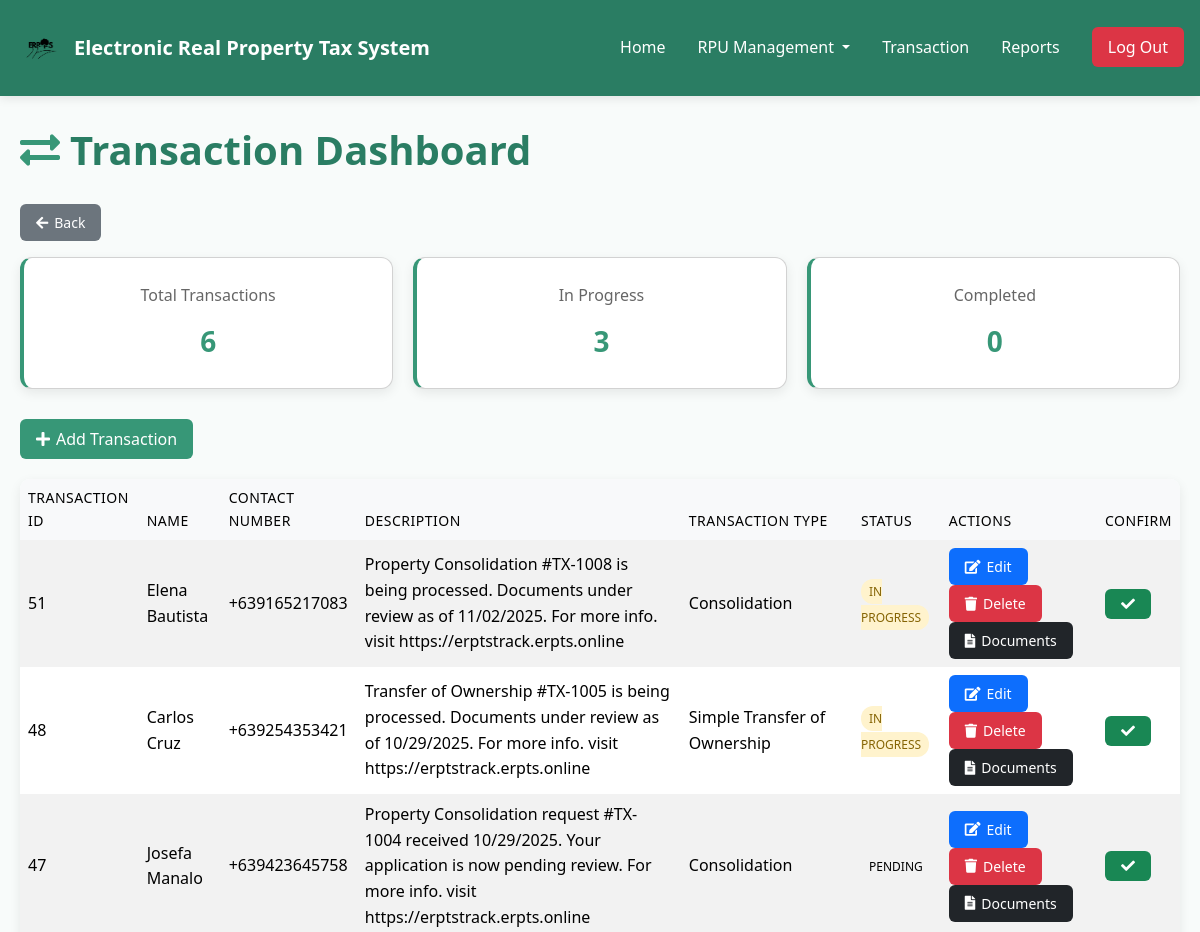
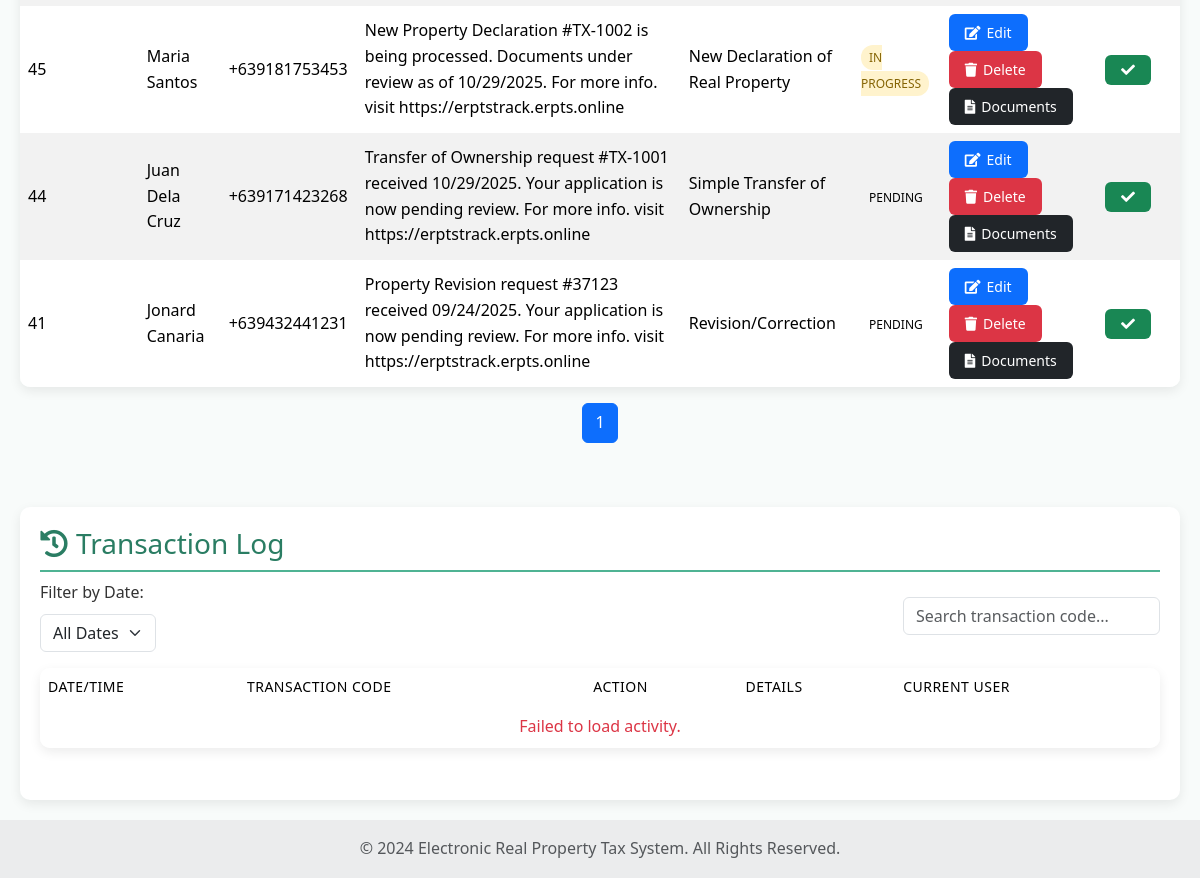
Screenshot of /Municipal/Track.php (signed in) with the database file from the repository (2 pictures, top to bottom).
### tables this page shows
CREATE TABLE `transactions` (
  `transaction_id` int(11) NOT NULL,
  `transaction_code` varchar(50) NOT NULL,
  `name` varchar(100) NOT NULL,
  `contact_number` varchar(20) DEFAULT NULL,
  `description` varchar(255) NOT NULL,
  `status` enum('Pending','In Progress','Completed') DEFAULT 'Pending',
  `created_at` timestamp NOT NULL DEFAULT current_timestamp(),
  `updated_at` timestamp NOT NULL DEFAULT current_timestamp() ON UPDATE current_timestamp(),
  `transaction_type` varchar(255) DEFAULT NULL
);

### Municipal/Track.php (the view, shortened to what this page needs)
<?php
$conn = Database::getInstance();
$sql = "SELECT transaction_id, transaction_code, name, contact_number, description, transaction_type, status
        FROM transactions ORDER BY transaction_id DESC";
$result = $conn->query($sql);
$totalResult = $conn->query("SELECT COUNT(*) AS total FROM transactions");
$totalCount = $totalResult->fetch_assoc()['total'];
$inProgressResult = $conn->query("SELECT COUNT(*) AS total FROM transactions WHERE status='In Progress'");
$inProgressCount = $inProgressResult->fetch_assoc()['total'];
$completedResult = $conn->query("SELECT COUNT(*) AS total FROM transactions WHERE status='Completed'");
$completedCount = $completedResult->fetch_assoc()['total'];
$transactionRows = "";
if ($result && $result->num_rows > 0) {
  while ($row = $result->fetch_assoc()) {
    $statusClass = strtolower(str_replace(' ', '-', $row['status']));
    $transaction_type = htmlspecialchars($row['transaction_type'] ?? '', ENT_QUOTES);
    $transactionRows .= "
<tr>
  <td>{$row['transaction_id']}</td>
  <td>{$row['name']}</td>
  <td>{$row['contact_number']}</td>
  <td>{$row['description']}</td>
  <td>{$transaction_type}</td>
  <td><span class='status-badge status-{$statusClass}'>{$row['status']}</span></td>
  <td>
    <button class='btn btn-sm btn-primary' onclick='openModal(" . $row['transaction_id'] . ")'>
      <i class='fas fa-edit'></i> Edit
    </button>
    <button class='btn btn-sm btn-danger' onclick='deleteTransaction(" . $row['transaction_id'] . ")'>
      <i class='fas fa-trash'></i> Delete
    </button>
    <button class='btn btn-sm btn-dark' onclick='showDocuments(" . $row['transaction_id'] . ")'>
      <i class='fas fa-file-alt'></i> Documents
    </button>
  </td>
  <td>
    <button class='btn btn-sm btn-success' onclick='confirmTransaction(" . $row['transaction_id'] . ")'>
      <i class='fas fa-check'></i>
    </button>
  </td>
</tr>";
  }
} else {
  $transactionRows = "<tr><td colspan='8' class='text-center'>No transactions found</td></tr>";
}
?>
<!doctype html>
<html lang="en">
<head>
  <link rel="stylesheet" href="https://cdnjs.cloudflare.com/ajax/libs/font-awesome/5.15.4/css/all.min.css">
  <link href="https://cdn.jsdelivr.net/npm/bootstrap@5.3.2/dist/css/bootstrap.min.css" rel="stylesheet">
  <link rel="stylesheet" href="main_layout.css">
  <link rel="stylesheet" href="header.css">
  <link rel="stylesheet" href="Track.css">
</head>
<body>
  <?php include 'header.php'; ?>
  <div class="container">
    <h1><i class="fas fa-exchange-alt"></i> Transaction Dashboard</h1>
    <div class="mb-3">
      <a href="Transaction.php" class="btn btn-secondary btn-sm">
        <i class="fas fa-arrow-left"></i> Back
      </a>
    </div>
    <div class="dashboard">
      <div class="card">
        <div>Total Transactions</div>
        <div id="totalCount"><?= $totalCount ?></div>
      </div>
      <div class="card">
        <div>In Progress</div>
        <div id="inProgressCount"><?= $inProgressCount ?></div>
      </div>
      <div class="card">
        <div>Completed</div>
        <div id="completedCount"><?= $completedCount ?></div>
      </div>
    </div>
    <button class="btn btn-add" onclick="openModal()">
      <i class="fas fa-plus"></i> Add Transaction
    </button>
    <table class="table table-borderless table-striped align-middle">
      <thead class="table-light">
        <tr>
          <th>Transaction ID</th>
          <th>Name</th>
          <th>Contact Number</th>
          <th>Description</th>
          <th>Transaction Type</th>
          <th>Status</th>
          <th>Actions</th>
          <th>Confirm</th>
        </tr>
      </thead>
      <tbody id="transactionTable">
        <?= $transactionRows ?>
      </tbody>
    </table>
    <div class="d-flex justify-content-center mt-3 mb-5">
      <ul class="pagination" id="transactionPagination"></ul>
    </div>
    <div class="recent-activity">
      <h3><i class="fas fa-history"></i> Transaction Log</h3>
      <div class="d-flex justify-content-between align-items-center mb-3">
        <div>
          <label for="dateFilter" class="form-label me-2">Filter by Date:</label>
          <select id="dateFilter" class="form-select">
            <option value="">All Dates</option>
          </select>
        </div>
        <div>
          <input type="text" id="searchInput" class="form-control" placeholder="Search transaction code...">
        </div>
      </div>
      <div id="activityLog">
        <table class="table table-borderless">
          <thead>
            <tr>
              <th scope="col">Date/Time</th>
              <th scope="col">Transaction Code</th>
              <th scope="col">Action</th>
              <th scope="col">Details</th>
              <th scope="col">Current User</th>
            </tr>
          </thead>
          <tbody id="activityTableBody">
          </tbody>
        </table>
      </div>
    </div>
  </div>
  <footer class="bg-body-tertiary text-center text-lg-start mt-auto">
    <div class="text-center p-3" style="background-color: rgba(0, 0, 0, 0.05);">
      <span class="text-muted">© 2024 Electronic Real Property Tax System. All Rights Reserved.</span>
    </div>
  </footer>
</body>
</html>

### main_layout.css (style rules this page uses)
html, body { height: 100%; margin: 0; }
body { display: flex; padding-top: 70px; flex-direction: column; }

### Municipal/Track.css (style rules this page uses)
:root { --primary-color: #379777; --primary-light: #4fb393; --primary-dark: #2a7d63; --accent-color: #ff7e5f; --light-bg: #f8fbfa; --card-shadow: 0 4px 12px rgba(0, 0, 0, 0.08); }
body { font-family: 'Segoe UI', Tahoma, Geneva, Verdana, sans-serif; background-color: var(--light-bg); color: #333; margin: 0; padding: 0; line-height: 1.6; }
.container { max-width: 1200px; margin: 0 auto; padding: 20px; }
h1 { color: var(--primary-dark); margin-bottom: 30px; font-weight: 600; display: flex; align-items: center; gap: 10px; }
h1 i { color: var(--primary-color); }
h3 { color: var(--primary-dark); margin-top: 0; padding-bottom: 10px; border-bottom: 2px solid var(--primary-light); display: flex; align-items: center; gap: 8px; }
.container { padding-top: 30px; }
.dashboard { display: grid; grid-template-columns: repeat(auto-fit, minmax(250px, 1fr)); gap: 20px; margin-bottom: 30px; }
.card { background: white; color: var(--primary-dark); padding: 25px; border-radius: 12px; box-shadow: var(--card-shadow); text-align: center; transition: transform 0.3s ease; border-left: 4px solid var(--primary-color); }
.card div:first-child { font-size: 16px; color: #666; margin-bottom: 10px; }
.card div:last-child { font-size: 28px; font-weight: 700; color: var(--primary-color); }
table { width: 100%; border-collapse: collapse; margin-bottom: 30px; background: white; box-shadow: var(--card-shadow); border-radius: 10px; overflow: hidden; }
th, td { padding: 15px; text-align: left; }
th { background-color: var(--primary-color); color: white; font-weight: 500; text-transform: uppercase; font-size: 14px; letter-spacing: 0.5px; }
tr:nth-child(even) { background-color: #f8fbfa; }
.btn { padding: 8px 16px; border: none; cursor: pointer; border-radius: 6px; color: white; font-weight: 500; transition: all 0.2s ease; display: inline-flex; align-items: center; gap: 6px; }
.btn-add { background-color: var(--primary-color); margin-bottom: 20px; }
.recent-activity { background: white; padding: 20px; border-radius: 10px; box-shadow: var(--card-shadow); }
.status-badge { padding: 4px 8px; border-radius: 12px; font-size: 12px; font-weight: 500; text-transform: uppercase; }
.status-in-progress { background-color: #fff3cd; color: #856404; }

### rows the page displays
transactions: transaction_id "51", name "Elena Bautista", contact_number "+639165217083", description "Property Consolidation #TX-1008 is being processed. Documents under review as of 11/02/2025. For more info. visit https://erptstrack.erpts.online", transaction_type "Consolidation", status "IN PROGRESS"
transactions: transaction_id "48", name "Carlos Cruz", contact_number "+639254353421", description "Transfer of Ownership #TX-1005 is being processed. Documents under review as of 10/29/2025. For more info. visit https://erptstrack.erpts.online", transaction_type "Simple Transfer of Ownership", status "IN PROGRESS"
transactions: transaction_id "47", name "Josefa Manalo", contact_number "+639423645758", description "Property Consolidation request #TX-1004 received 10/29/2025. Your application is now pending review. For more info. visit https://erptstrack.erpts.online", transaction_type "Consolidation", status "PENDING"
transactions: transaction_id "45", name "Maria Santos", contact_number "+639181753453", description "New Property Declaration #TX-1002 is being processed. Documents under review as of 10/29/2025. For more info. visit https://erptstrack.erpts.online", transaction_type "New Declaration of Real Property", status "IN PROGRESS"
transactions: transaction_id "44", name "Juan Dela Cruz", contact_number "+639171423268", description "Transfer of Ownership request #TX-1001 received 10/29/2025. Your application is now pending review. For more info. visit https://erptstrack.erpts.online", transaction_type "Simple Transfer of Ownership", status "PENDING"
transactions: transaction_id "41", name "Jonard Canaria", contact_number "+639432441231", description "Property Revision request #37123 received 09/24/2025. Your application is now pending review. For more info. visit https://erptstrack.erpts.online", transaction_type "Revision/Correction", status "PENDING"

### other values shown
$totalCount "6"
$inProgressCount "3"
$completedCount "0"
